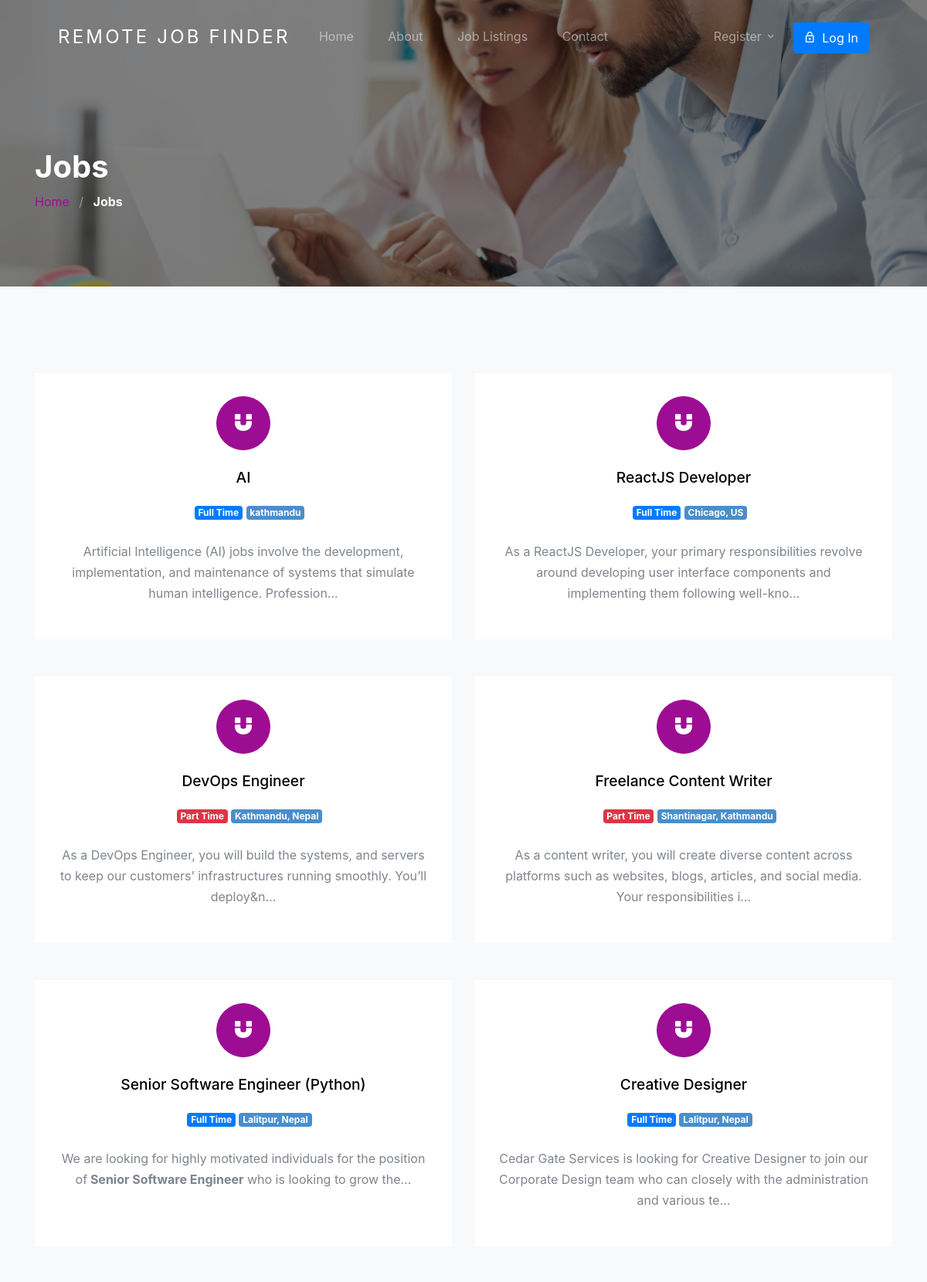
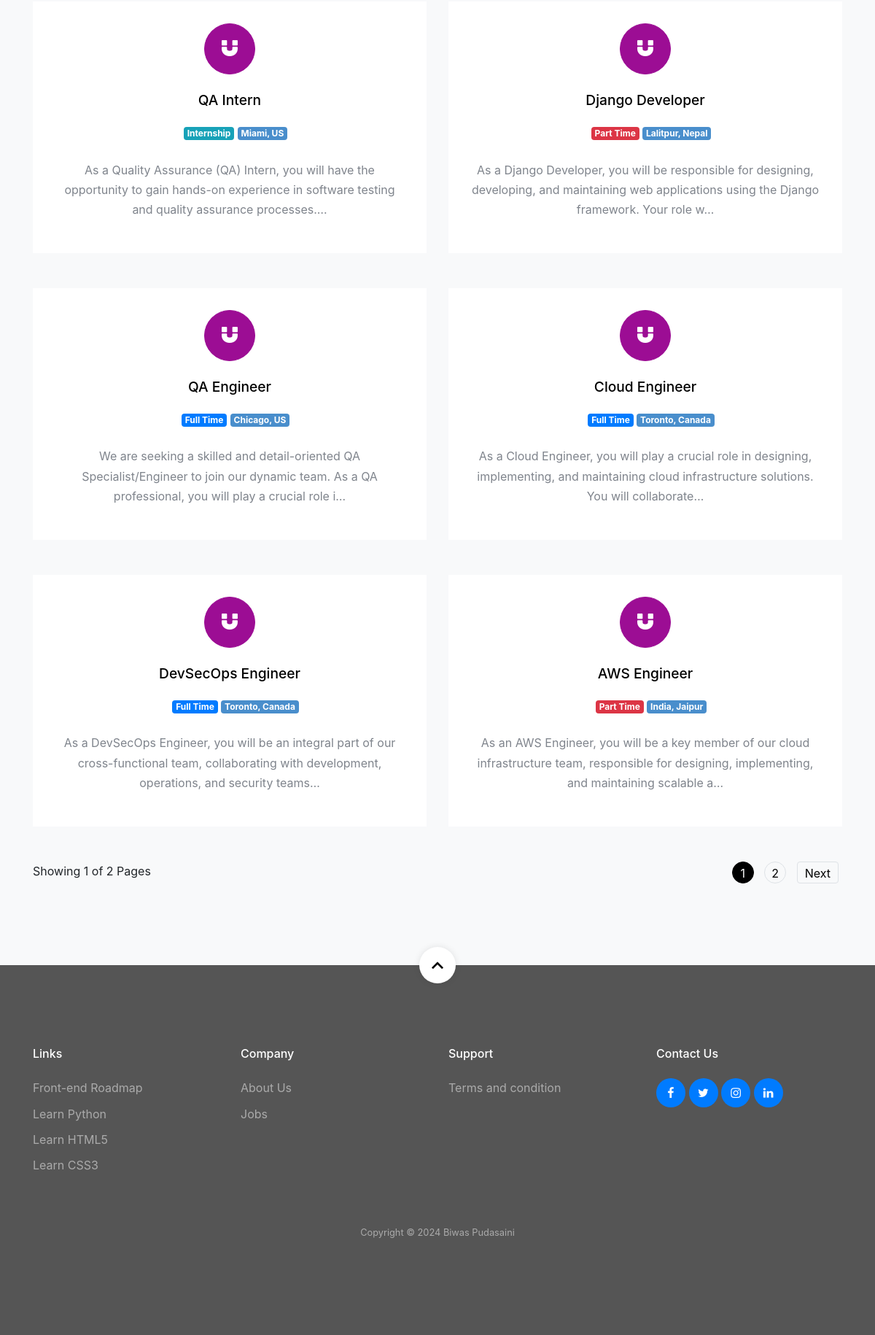
Screenshot of /jobs/ with the database file from the repository (2 pictures, top to bottom).
### jobapp/models.py (models this page shows, shortened)
class Job(models.Model):
    user = models.ForeignKey(User, related_name='User', on_delete=models.CASCADE)
    title = models.CharField(max_length=300)
    description = RichTextField()
    tags = TaggableManager()
    location = models.CharField(max_length=300)
    job_type = models.CharField(choices=JOB_TYPE, max_length=1)
    category = models.ForeignKey(Category,related_name='Category', on_delete=models.CASCADE)
    salary = models.CharField(max_length=30, blank=True)
    company_name = models.CharField(max_length=300)
    company_description = RichTextField(blank=True, null=True)
    url = models.URLField(max_length=200)
    last_date = models.DateField()
    is_published = models.BooleanField(default=False)
    is_closed = models.BooleanField(default=False)
    timestamp = models.DateTimeField(auto_now=True)

### jobapp/views.py (the view)
# urls.py: path('jobs/', views.job_list_View, name='job-list'),
def job_list_View(request):
    job_list = Job.objects.filter(is_published=True, is_closed=False).order_by('-timestamp')
    paginator = Paginator(job_list, 12)
    page_number = request.GET.get('page')
    page_obj = paginator.get_page(page_number)
    context = {
        'page_obj': page_obj,
    }
    return render(request, 'jobapp/job-list.html', context)

### template/jobapp/job-list.html (shortened to what this page needs)
{% extends 'base.html' %}
{% load static %}
{% block content %}
<section class="section-hero overlay inner-page bg-image" style="background-image: url('{% static 'images/bgrr.jpg' %}');"
  id="home-section">
  <div class="container">
    <div class="row">
      <div class="col-md-7">
        <h1 class="text-white font-weight-bold">Jobs</h1>
        <div class="custom-breadcrumbs">
          <a href="{% url 'jobapp:home' %}">Home</a> <span class="mx-2 slash">/</span>
          <span class="text-white"><strong>Jobs</strong></span>
        </div>
      </div>
    </div>
  </div>
</section>
<section id="ajax_listing_paginattion" class="site-section services-section bg-light block__62849" id="next-section">
  <div class="container">
    <div class="row">
      {% for job in page_obj %}
        <div class="col-6 col-md-6 col-lg-6 mb-4 mb-lg-5">
          <a href="{% url 'jobapp:single-job' job.id %}" class="block__16443 min-h text-center d-block">
          <span class="custom-icon mx-auto"><span class="icon-magnet d-block"></span></span>
          <h3>{{ job.title }}</h3>
          <ul class="job-listing-meta list-unstyled pl-3 mb-0">
            <li class="menu-fix mb-2">
              {% if job.job_type == '1' %}
              <span class="badge badge-primary">
                Full Time
              </span>
              {% elif job.job_type == '2'%}
              <span class="badge badge-danger">
                Part Time
              </span>
              {% else  %}
              <span class="badge badge-info">
                Internship
              </span>
              {% endif %}</li>
            <li class="badge badge-secondary menu-fix mb-2"> {{ job.location }}</li>
          </ul>
          <p>{{ job.description | safe | truncatechars:150}}</p>
        </a>
      </div>
      {% endfor %}
    </div>
    {% include 'jobapp/paginator.html' %}
  </div>
</section>
{% endblock content %}

### static/css/style.css (style rules this page uses)
body { font-weight: 400; font-size: 1rem; line-height: 1.7; position: relative; }
body:after { content: ""; position: absolute; top: 0; left: 0; right: 0; bottom: 0; background: rgba(0, 0, 0, 0.7); z-index: 100; opacity: 0; visibility: hidden; -webkit-transition: .3s all ease; -o-transition: .3s all ease; transition: .3s all ease; }
h1, h2, h3, h4 { color: #000; }
.site-section { padding-top: 7rem; padding-bottom: 7rem; position: relative; z-index: 2; }
.bg-image { background-size: cover; background-position: center center; background-repeat: no-repeat; }
.custom-breadcrumbs a { color: #9c0d94; }
.custom-breadcrumbs .slash { color: rgba(255, 255, 255, 0.4); }
.section-hero, .section-hero > .container > .row { height: 100vh; min-height: 900px; }
.section-hero.inner-page, .section-hero.inner-page > .container > .row { height: auto; min-height: auto; padding-top: 6em; padding-bottom: 3em; }
.section-hero.overlay, .section-hero.overlay-2 { position: relative; }
.section-hero.overlay:before, .section-hero.overlay-2:before { z-index: 1; position: absolute; content: ""; top: 0; left: 0; right: 0; bottom: 0; background: rgba(0, 0, 0, 0.5); }
.section-hero > .container { z-index: 2; position: relative; }
.block__62849 .block__16443 { background: #fff; padding: 30px; -webkit-transition: .3s all ease; -o-transition: .3s all ease; transition: .3s all ease; top: 0; position: relative; text-decoration: none; }
.block__62849 .block__16443 .custom-icon { display: block; position: relative; width: 70px; height: 70px; border-radius: 50%; border: 1px solid #9c0d94; background: #9c0d94; margin-bottom: 1.5rem; -webkit-transition: .3s all ease; -o-transition: .3s all ease; transition: .3s all ease; }
.block__62849 .block__16443 .custom-icon:before { display: none; border-radius: 50%; position: absolute; left: 50%; top: 50%; -webkit-transform: translate(-50%, -50%); -ms-transform: translate(-50%, -50%); transform: translate(-50%, -50%); content: ""; width: 90px; height: 90px; border: 1px solid rgba(137, 186, 22, 0.2); }
.block__62849 .block__16443 [class^="icon-"], .block__62849 .block__16443 [class^="flaticon-"] { font-size: 1.6rem; color: #fff; position: absolute; top: 50%; left: 50%; -webkit-transform: translate(-50%, -50%); -ms-transform: translate(-50%, -50%); transform: translate(-50%, -50%); -webkit-transition: 0.3s all cubic-bezier(0.66, 0.2, 0.48, 0.9); -o-transition: 0.3s all cubic-bezier(0.66, 0.2, 0.48, 0.9); transition: 0.3s all cubic-bezier(0.66, 0.2, 0.48, 0.9); }
.block__62849 .block__16443 h3 { font-size: 1.2rem; margin-bottom: 1.2rem; }
.block__62849 .block__16443 p { color: #7f848c; }
.min-h { min-height: 100%; }
.menu-fix { display: inline-block }
.badge-primary { color: #fff; }
.badge-secondary { color: #fff; background-color: #498ecc; }

### rows the page displays
Job: title "AI", job_type "Full Time", location "kathmandu", description "Artificial Intelligence (AI) jobs involve the development, implementation, and maintenance of systems that simulate human intelligence. Profession…"
Job: title "ReactJS Developer", job_type "Full Time", location "Chicago, US", description "As a ReactJS Developer, your primary responsibilities revolve around developing user interface components and implementing them following well-kno…"
Job: title "DevOps Engineer", job_type "Part Time", location "Kathmandu, Nepal", description "As a DevOps Engineer, you will build the systems, and servers to keep our customers’ infrastructures running smoothly. You’ll deploy&n…"
Job: title "Freelance Content Writer", job_type "Part Time", location "Shantinagar, Kathmandu", description "As a content writer, you will create diverse content across platforms such as websites, blogs, articles, and social media. Your responsibilities i…"
Job: title "Senior Software Engineer (Python)", job_type "Full Time", location "Lalitpur, Nepal", description "We are looking for highly motivated individuals for the position of Senior Software Engineer who is looking to grow the…"
Job: title "Creative Designer", job_type "Full Time", location "Lalitpur, Nepal", description "Cedar Gate Services is looking for Creative Designer to join our Corporate Design team who can closely with the administration and various te…"
Job: title "QA Intern", job_type "Internship", location "Miami, US", description "As a Quality Assurance (QA) Intern, you will have the opportunity to gain hands-on experience in software testing and quality assurance processes.…"
Job: title "Django Developer", job_type "Part Time", location "Lalitpur, Nepal", description "As a Django Developer, you will be responsible for designing, developing, and maintaining web applications using the Django framework. Your role w…"
Job: title "QA Engineer", job_type "Full Time", location "Chicago, US", description "We are seeking a skilled and detail-oriented QA Specialist/Engineer to join our dynamic team. As a QA professional, you will play a crucial role i…"
Job: title "Cloud Engineer", job_type "Full Time", location "Toronto, Canada", description "As a Cloud Engineer, you will play a crucial role in designing, implementing, and maintaining cloud infrastructure solutions. You will collaborate…"
Job: title "DevSecOps Engineer", job_type "Full Time", location "Toronto, Canada", description "As a DevSecOps Engineer, you will be an integral part of our cross-functional team, collaborating with development, operations, and security teams…"
Job: title "AWS Engineer", job_type "Part Time", location "India, Jaipur", description "As an AWS Engineer, you will be a key member of our cloud infrastructure team, responsible for designing, implementing, and maintaining scalable a…"

### other values shown
{{ page_obj.number }} "1"
{{ page_obj.paginator.num_pages }} "2"
{{ i }} "1"
{{ i }} "2"
